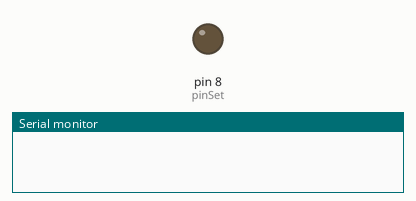
This sketch was run on a simulated Arduino Uno, built with avr-gcc and run on an emulated ATmega328P. On the bench: output pins drawn as LEDs (lit = HIGH), the last lines printed to the serial monitor.

Above: at 0.1 s.
At 0.5 s:
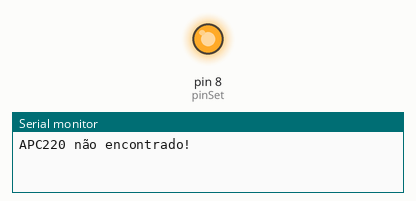
Timing chart, 0 to 2.0 s (numbered marks = the images above):
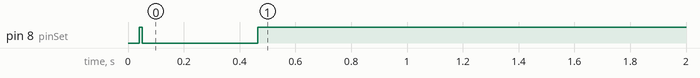

The sketch:

APC220_set_freq.ino
```cpp
/***********************************
 * APC220 - Parametrização e leitura da frequência
 * Version: 1.0
 * Author: Duarte Cota
 * Date: 01-11-2018
************************************/

#include <SoftwareSerial.h>

#define str_set "WR 435000 3 9 3 0"

const int pinRX=6;
const int pinTX=7;
const int pinSet=8;

bool set_val=false;
bool get_val=false;

//cria objeto com nome apc220
SoftwareSerial apc220(pinRX, pinTX);

//protótipos de funções
void setAPC220freq(void);
void getAPC220freq(void);

void setup()
{
  Serial.begin(9600);
  apc220.begin(9600);
  pinMode(pinSet, OUTPUT);
  digitalWrite(pinSet, HIGH);
  //chama a função para gravar parâmetros
  setAPC220freq();
  //chama a função para ler os parâmetros
  getAPC220freq();
  delay(1000);
  if(set_val==true && get_val==true) {
    Serial.print("SETUP TERMINADO...\n");
    Serial.println("A enviar teste... ");
  }
  else
    Serial.println("Ocorreu um problema... Verifique as ligacoes e tente de novo!");
}

void loop()
{
  if(set_val==true && get_val==true)
    apc220.println("TESTE APC220");
  delay(1000);

}


//função para gravar a frequência desejada no módulo APC220
void setAPC220freq(void)
{
  //Colocar o pino SET em low e habilita o modo config do APC220
  digitalWrite(pinSet, LOW);
  delay(10);
  //Escreve os parametro no modulo
  apc220.println(str_set);
  delay(10);
  //Colocar o pino SET em high e desabilita o modo config do APC220
  digitalWrite(pinSet, HIGH);
  delay(10);
  set_val=true;
}

//função para ler a frequência parametrizada
void getAPC220freq(void)
{
  //Rotina de leitura dos parametros
  digitalWrite(pinSet, LOW);
  delay(10);
  apc220.println("RD");
  delay(200);
  if (apc220.available()) {
    Serial.println("APC220 encontrado!");
    get_val=true;
  }
  else
    Serial.println("APC220 não encontrado!");
  while (apc220.available())
    Serial.write(apc220.read());
  delay(200);
  //Colocar o pino SET em high e desabilita o modo config do APC220
  digitalWrite(pinSet, HIGH);
  delay(200);
}
```
